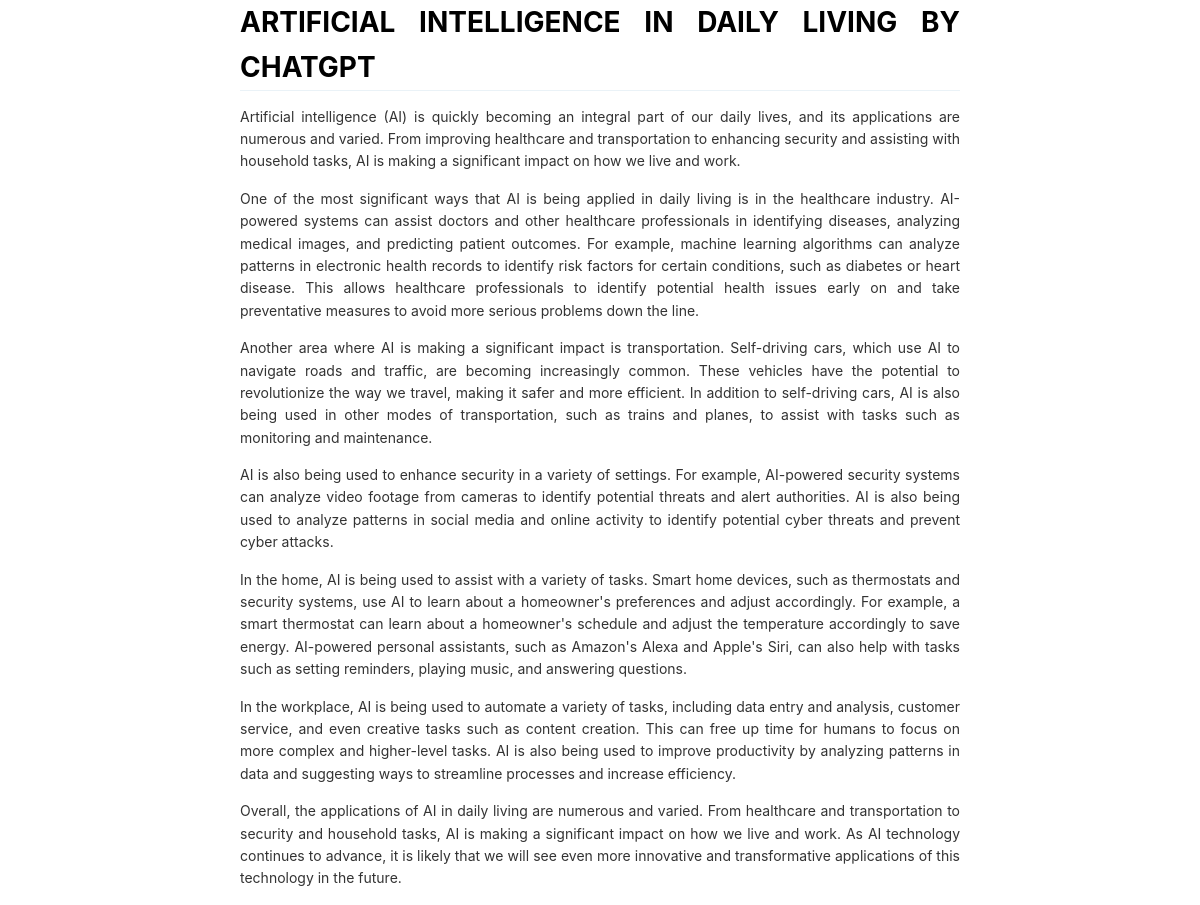
/view_article/fcf3ff8c4a224205abd463f347209228, run on the app's committed database.
### app/model.py (models this page shows, shortened)
class Posts(db.Model):
    __tablename__ = "posts"
    id = Column(Integer, primary_key=True)
    Category = Column(String, nullable=False)
    Post_Type = Column(String, nullable=False)
    Post_Uuid = Column(String, nullable=False, unique=True)
    Content = Column(Text, nullable=False)
    Title = Column(String, nullable=False)
    is_draft = Column(Boolean, nullable=False, default=True)
    is_published = Column(Boolean, nullable=False, default=False)
    Author_uid = Column(String, ForeignKey('blogger.Blogger_id'))
    Date_Posted = Column(DATETIME, nullable=False,onupdate=datetime.now(app_tz))
    Comments = relationship('Comments', backref="posts")
    Image = Column(String, default='No Image Available')
    def get_post_author(self):
        author_name = db.session.query(Blogger.Name).filter(Blogger.Blogger_id == self.Author_uid).first()
        return author_name[0]
    def dict(self):
        return{
            "Category": self.Category,
            "Type": self.Post_Type,
            "id": self.Post_Uuid,
            "Author": self.get_post_author(),
            "Title": self.Title,
            "Content": self.Content,
            "Image": self.Image,
            "Created": self.Date_Posted,
            "Comments": self.Comments,
            "Published": True if self.is_published == True else False
        }
    @staticmethod
    def fetch_post_by_uid(post_uuid):
        try:
            post = db.session.query(Posts).filter(Posts.Post_Uuid == post_uuid).first()
            post = post.dict()
            return {"message":post,"status":"success"}
        except Exception as e:
            logger.exception(e)
            return {"message":"An error occurred while fetching post","status":"failed"}

### app/routes.py (the view)
@app.route("/view_article/<string:id>", methods=["GET","POST"])
def view_article(id):
    article_data = Posts.fetch_post_by_uid(id)
    return render_template("article.html",
        Page_name = "Article Preview",
        Title = f"#{article_data['message']['Title']}",
        data = article_data["message"],
        content = {"page_title":"Article Viewing"})

### app/__init__.py (called while the page is built)
def configure_database(app):
    @app.before_first_request
    def initialize_database():
        db.create_all()
    @app.teardown_request
    def shutdown_session(exception=None):
        db.session.remove()

### app/blog/templates/article.html
{% extends 'base.html' %}
{% block css %}
  <link href="/blog{{ url_for('static', filename='css/markdown.css') }}" rel="stylesheet">
  <link href="/blog{{ url_for('static', filename='css/article.css') }}" rel="stylesheet">
{% endblock %}
{% block content %}
    <div>
        <div class="container_content">
            <div class="markdown-body">
                {{ Title | markdown }}
            </div>
            <div class="markdown-body">
                {{ data["Content"] | markdown }}
            </div>
        </div>
    </div>
{% endblock %}

### app/blog/static/css/markdown.css (style rules this page uses)
body { font-family: Helvetica, arial, sans-serif; font-size: 14px; line-height: 1.6; background-color: white; color: #333; }
h1, h2, h3, h4, h5, h6 { margin: 20px 0 10px; padding: 0; font-weight: bold; -webkit-font-smoothing: antialiased; cursor: text; position: relative; }
h2:first-child, h1:first-child, h1:first-child + h2, h3:first-child, h4:first-child, h5:first-child, h6:first-child { margin-top: 0; padding-top: 0; }
.markdown-body h1 { font-size: 28px; border-bottom: 1.5px solid rgb(234, 242, 247); color: black; }
p, blockquote, ul, ol, dl, li, table, pre { margin: 15px 0; }

### app/blog/static/css/article.css (style rules this page uses)
.container_content { padding: 0 20%; width: 100%; text-align: justify; }
h1,h2,h3,h4,h5,h6 { text-transform: uppercase; }

### app/blog/templates/base.html (style rules this page uses)
* { padding: 0; margin: 0; box-sizing: border-box; text-decoration: none; font-family: "PlusJakartaDisplayLight",-apple-system, BlinkMacSystemFont, "Segoe UI", Roboto, "Helvetica Neue", Arial, sans-serif; }

### data on the page
Posts: Title "ARTIFICIAL INTELLIGENCE IN DAILY LIVING BY CHATGPT", Content "Artificial intelligence (AI) is quickly becoming an integral part of our daily lives, and its applications are numerous and varied. From improving healthcare and transportation to enhancing security and assisting with household tasks, AI is making a significant impact on how we live and work. One of the most significant ways that AI is being applied in daily living is in the healthcare industry. AI-powered systems can assist doctors and other healthcare professionals in identifying diseases, analyzing medical images, and predicting patient outcomes. For example, machine learning algorithms can analyze patterns in electronic health records to identify risk factors for certain conditions,…"
